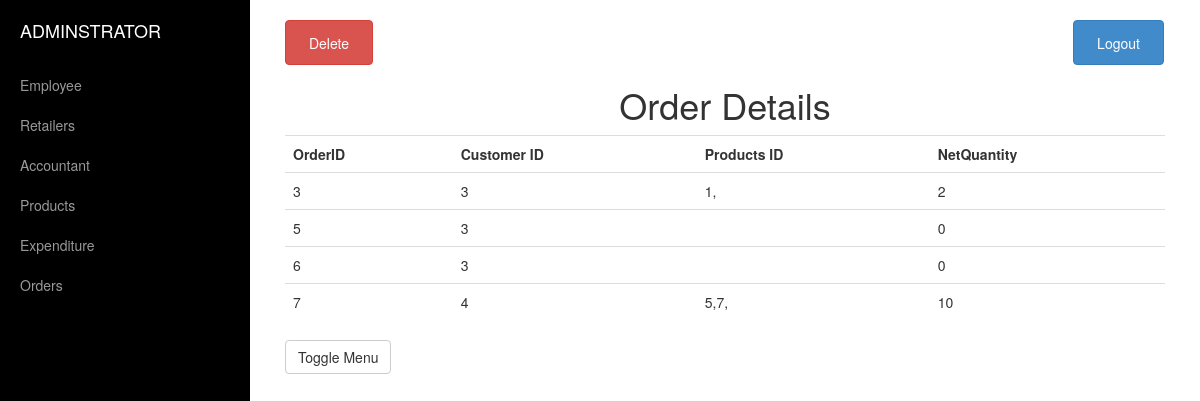
Page /Cloth/cusorder.php on the committed database.
### tables this page shows
CREATE TABLE IF NOT EXISTS `orderdetails` (
`order_id` int(11) NOT NULL,
  `customer_id` int(11) NOT NULL,
  `products` varchar(50) NOT NULL,
  `quantity` int(11) NOT NULL
);

### Cloth/cusorder.php (the view, shortened to what this page needs)
<!DOCTYPE html>
<html lang="en">
<head>
<link href="css/elements.css" rel="stylesheet">
<link href="css/bootstrap.min.css" rel="stylesheet">
<link href="css/simple-sidebar.css" rel="stylesheet">
</head>
<body id="body" style="overflow:hidden;">
<div id="wrapper">
<div id="sidebar-wrapper">
<ul class="sidebar-nav">
<li class="sidebar-brand">
<a href="admin.php">
						ADMINSTRATOR
					</a>
				</li>
				<li>
					<a href="admin.php">Employee</a>
				</li>
				<li>
					<a href="retailers.php">Retailers</a>
				</li>
				<li>
					<a href="accountant.php">Accountant</a>
				</li>
				<li>
					<a href="adminproducts.php">Products</a>
				</li>
				<li>
					<a href="expenditure.php">Expenditure</a>
				</li>
				<li>
					<a href="cusorder.php">Orders</a>
				</li>
</ul>
</div>
<div id="page-content-wrapper">
<div class="container-fluid">
<div class="row">
<div class="col-lg-12">
<button class="btn btn-danger" onclick="div2_show()">Delete</button>
<a href ="login.php"><button class='btn btn-primary' onclick="login.php" style="position:absolute; margin-left:700px;">Logout</button></a>
<h1 align="center">Order Details</h1>
<p>
<table class="table table-hover">
<tr>
<th>OrderID</th>
<th>Customer ID</th>
<th>Products ID</th>
<th>NetQuantity</th>
</tr>
<?php
$query="SELECT * FROM `orderdetails`";
$query_run=mysql_query($query);
if($query_run)
{
	while($row=mysql_fetch_assoc($query_run))
	{
		$oid=$row['order_id'];
		$cid=$row['customer_id'];
		$pro=$row['products'];
		$qn=$row['quantity'];
		echo '<tr>';
		echo "<td>$oid</td>";
		echo "<td>$cid</td>";
		echo "<td>$pro</td>";
		echo "<td>$qn</td>";
	}
}
?>
</table>
</p>
<a href="#menu-toggle" class="btn btn-default" id="menu-toggle">Toggle Menu</a>
</div>
</div>
</div>
</div>
</div>
</body>
</html>

### Cloth/css/elements.css (style rules this page uses)
html { overflow: -moz-scrollbars-vertical; overflow-y: scroll; }
p { margin-top:30px }
button { width:10%; height:45px; border-radius:3px; background-color:#cd853f; color:#fff; font-family:'Raleway',sans-serif; font-size:18px; cursor:pointer }

### Cloth/css/simple-sidebar.css (style rules this page uses)
#wrapper { padding-left: 0; -webkit-transition: all 0.5s ease; -moz-transition: all 0.5s ease; -o-transition: all 0.5s ease; transition: all 0.5s ease; }
#sidebar-wrapper { z-index: 1000; position: fixed; left: 250px; width: 0; height: 100%; margin-left: -250px; overflow-y: auto; background: #000; -webkit-transition: all 0.5s ease; -moz-transition: all 0.5s ease; -o-transition: all 0.5s ease; transition: all 0.5s ease; }
#page-content-wrapper { width: 100%; padding: 15px; }
.sidebar-nav { position: absolute; top: 0; width: 250px; margin: 0; padding: 0; list-style: none; }
.sidebar-nav li { text-indent: 20px; line-height: 40px; }
.sidebar-nav li a { display: block; text-decoration: none; color: #999999; }
.sidebar-nav > .sidebar-brand { height: 65px; font-size: 18px; line-height: 60px; }
.sidebar-nav > .sidebar-brand a { color: #999999; }
@media (min-width:768px) { #wrapper { padding-left: 250px; } }
@media (min-width:768px) { #sidebar-wrapper { width: 250px; } }
@media (min-width:768px) { #page-content-wrapper { padding: 20px; } }

### rows in the picture
orderdetails: order_id "3", customer "3", products "1,", quantity "2"
orderdetails: order_id "5", customer "3", quantity "0"
orderdetails: order_id "6", customer "3", quantity "0"
orderdetails: order_id "7", customer "4", products "5,7,", quantity "10"
